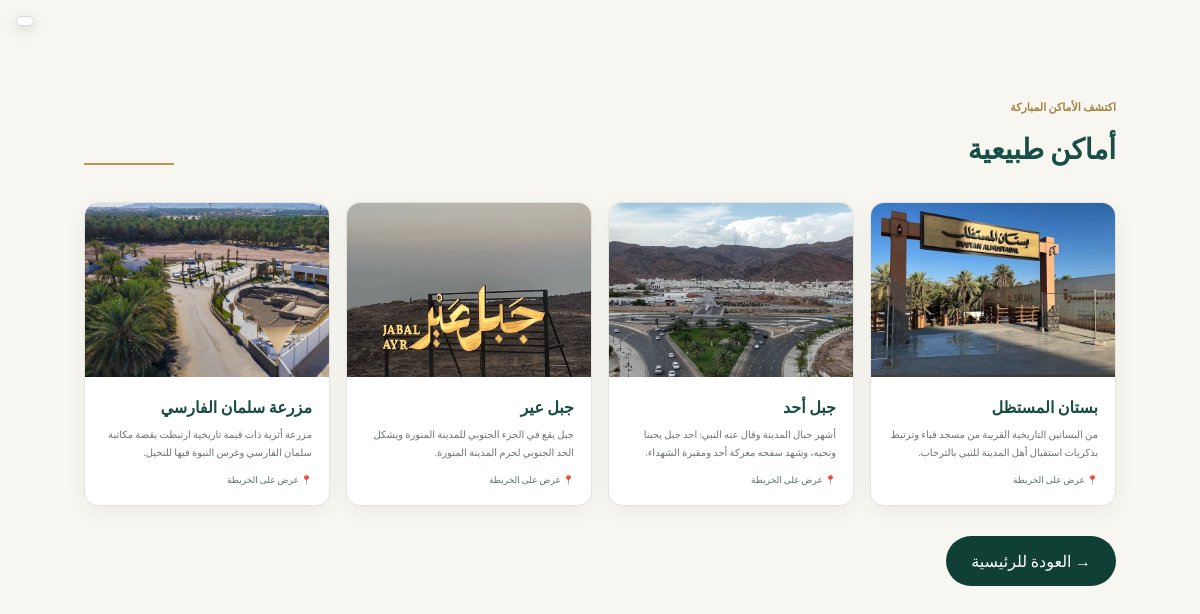
Screenshot of /places/nature.php with the database file from the repository.
### tables this page shows
CREATE TABLE `madinah_landmarks` (
  `ID` int(11) NOT NULL AUTO_INCREMENT,
  `NAME` varchar(255) NOT NULL,
  `CATEGORY` varchar(50) DEFAULT NULL,
  `DESCRIPTION` text DEFAULT NULL,
  `MAPS_URL` text DEFAULT NULL,
  `IMAGE_URL` varchar(255) DEFAULT NULL,
  `LATITUDE` decimal(10,7) DEFAULT NULL,
  `LONGITUDE` decimal(10,7) DEFAULT NULL,
  `OPEN_TIME` time DEFAULT NULL,
  `CLOSE_TIME` time DEFAULT NULL,
  `VISIT_DURATION` int(11) DEFAULT NULL,
  `RATING` decimal(2,1) DEFAULT NULL,
  `CREATED_AT` timestamp NOT NULL DEFAULT current_timestamp(),
  PRIMARY KEY (`ID`),
  KEY `idx_category` (`CATEGORY`)
);

### lang.php (called while the page is built, shortened)
<?php
$LANGS = [
    "ar" => ["name" => "العربية",          "dir" => "rtl"],
    "en" => ["name" => "English",          "dir" => "ltr"],
    "id" => ["name" => "Bahasa Indonesia", "dir" => "ltr"],
    "ur" => ["name" => "اردو",             "dir" => "rtl"],
];
$LANG = $_SESSION["lang"] ?? ($_COOKIE["lang"] ?? "ar");
$LANG_DIR   = $LANGS[$LANG]["dir"];
$LANG_ARROW = ($LANG_DIR === "rtl") ? "←" : "→";
$__LANG_AR  = require __DIR__ . "/lang/ar.php";
$__LANG_CUR = ($LANG === "ar") ? $__LANG_AR : require __DIR__ . "/lang/" . $LANG . ".php";
function t(string $key, ...$args): string
{
    global $__LANG_CUR, $__LANG_AR;
    $text = $__LANG_CUR[$key] ?? $__LANG_AR[$key] ?? $key;
    return $args ? vsprintf($text, $args) : $text;
}

### helpers.php (called while the page is built, shortened)
<?php
function resolve_image(?string $raw, string $root): string
{
    $raw = trim((string)$raw);
    $raw = str_replace("\\", "/", $raw);
    $raw = preg_replace('#^\.?/*#', '', $raw);
    if (is_file($root . "/" . $raw)) {
        return $raw;
    }
    $best = "";
    $bestScore = 0;
    return ($bestScore >= 80) ? "images/" . $best : "";
}
function image_url(string $relativePath, string $prefix = ""): string
{
    return $prefix . implode("/", array_map("rawurlencode", explode("/", $relativePath)));
}

### places/nature.php (the view, shortened to what this page needs)
<?php
include "../database/db.php";
require_once "../lang.php";
require_once "../helpers.php";
$sql = "SELECT * FROM madinah_landmarks
        WHERE REPLACE(TRIM(CATEGORY), ' ', '') = 'أماكنطبيعية'
        ORDER BY ID";
$result = mysqli_query($conn, $sql);
$root = dirname(__DIR__);
?>
<!DOCTYPE html>
<html lang="<?= $LANG ?>" dir="<?= $LANG_DIR ?>">
<head>
    <link rel="stylesheet" href="../style.css">
</head>
<body>
<section class="section">
    <div class="section-heading">
        <div>
            <span><?= htmlspecialchars(t('mu_kicker')) ?></span>
            <h2><?= htmlspecialchars(t('cat_nature')) ?></h2>
        </div>
        <div class="line"></div>
    </div>
    <div class="places-grid">
        <?php
        while ($result && ($place = mysqli_fetch_assoc($result))):
            $img = image_url(resolve_image($place["IMAGE_URL"], $root), "../");
            $hasMap = preg_match('#^https?://#i', (string)$place["MAPS_URL"]) && strlen($place["MAPS_URL"]) > 12;
        ?>
            <a href="details.php?ID=<?= (int)$place["ID"] ?>" class="place-card">
                <?php if ($img !== ""): ?>
                    <div class="place-image"
                         style="background-image: url('<?= htmlspecialchars($img, ENT_QUOTES) ?>');"></div>
                <?php else: ?>
                    <div class="place-image place-image-empty"><span>🌿</span></div>
                <?php endif; ?>
                <div class="place-content">
                    <h3><?= htmlspecialchars(trim($place["NAME"])) ?></h3>
                    <p><?= htmlspecialchars($place["DESCRIPTION"]) ?></p>
                    <?php if ($hasMap): ?>
                        <small>📍 <?= htmlspecialchars(t('mu_view_map')) ?></small>
                    <?php endif; ?>
                </div>
            </a>
        <?php endwhile; ?>
    </div>
    <a href="../home.php"
       class="back-button"
       style="display:inline-block; margin-top:30px; background:#103f36; color:white; padding:10px 25px; border-radius:25px; text-decoration:none;">
        <?= $LANG_ARROW === "←" ? "→" : "←" ?> <?= htmlspecialchars(t('back_home')) ?>
    </a>
</section>
<?php include __DIR__ . "/../translate_widget.php"; ?>
</body>
</html>

### style.css (style rules this page uses)
* { margin: 0; padding: 0; box-sizing: border-box; }
:root { --green: #103f36; --green-light: #176555; --gold: #b99652; --cream: #f8f6f0; --text: #183c35; --gray: #687773; }
html { scroll-behavior: smooth; }
body { font-family: "Cairo", sans-serif; background: var(--cream); color: var(--text); direction: rtl; }
a { text-decoration: none; color: inherit; }
.section { width: 86%; max-width: 1180px; margin: auto; padding: 78px 0 50px; }
.section-heading { display: flex; align-items: end; justify-content: space-between; margin-bottom: 27px; }
.section-heading span { color: #a48343; font-size: 11px; font-weight: 700; }
.section-heading h2 { color: #174e45; font-size: 28px; margin-top: 3px; }
.line { width: 90px; height: 2px; background: #b99652; margin-bottom: 10px; }
.places-grid { display: grid; grid-template-columns: repeat(4, 1fr); gap: 16px; }
.place-card { background: white; border-radius: 14px; overflow: hidden; border: 1px solid #e4e4dc; box-shadow: 0 5px 18px rgba(30,55,48,.06); }
.place-image { height: 174px; background-size: cover; background-position: center; display: flex; align-items: center; justify-content: center; }
.place-content { padding: 15px 17px 17px; }
.place-content h3 { color: #194d44; font-size: 16px; margin-bottom: 4px; }
.place-content p { color: #687772; font-size: 10px; line-height: 1.8; min-height: 36px; }
.place-content small { color: #55736c; font-size: 9px; display: block; margin-top: 9px; }

### places/nature.php (style rules this page uses)
.place-card { display: block; text-decoration: none; color: inherit; }
.place-content p { display: -webkit-box; -webkit-line-clamp: 3; -webkit-box-orient: vertical; overflow: hidden; }

### translate_widget.php (style rules this page uses)
body { top:0!important }

### rows the page displays
madinah_landmarks: IMAGE_URL (picture), NAME "بستان المستظل", DESCRIPTION "من البساتين التاريخية القريبة من مسجد قباء وترتبط بذكريات استقبال أهل المدينة للنبي بالترحاب."
madinah_landmarks: IMAGE_URL (picture), NAME "جبل أحد", DESCRIPTION "أشهر جبال المدينة وقال عنه النبي: احد جبل يحبنا ونحبه، وشهد سفحه معركة أحد ومقبرة الشهداء."
madinah_landmarks: IMAGE_URL (picture), NAME "جبل عير", DESCRIPTION "جبل يقع في الجزء الجنوبي للمدينة المنورة ويشكل الحد الجنوبي لحرم المدينة المنورة."
madinah_landmarks: IMAGE_URL (picture), NAME "مزرعة سلمان الفارسي", DESCRIPTION "مزرعة أثرية ذات قيمة تاريخية ارتبطت بقصة مكاتبة سلمان الفارسي وغرس النبوة فيها للنخيل."

### other values shown
t('mu_kicker') "اكتشف الأماكن المباركة"
t('cat_nature') "أماكن طبيعية"
t('back_home') "العودة للرئيسية"
